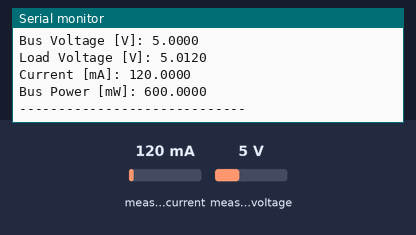
Recording of a sketch running on a simulated ESP32. Shown: the last lines printed to the serial monitor. The inputs (shaded band) are chosen by the test bench; at power-on: measured current 120 mA, measured voltage 5 V. Storage starts empty.

Above: at 1.2 s.
1.3 s: measured current set to 40 mA
At 3.7 s:
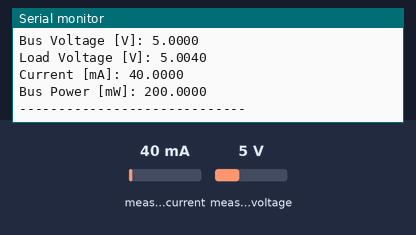
6.3 s: measured voltage set to 0.3 V
7.8 s: measured current set to 500 mA
At 9.8 s:
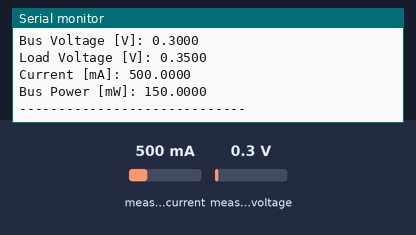
Timing chart, 0 to 11.3 s (numbered marks = the images above; inputs shaded):
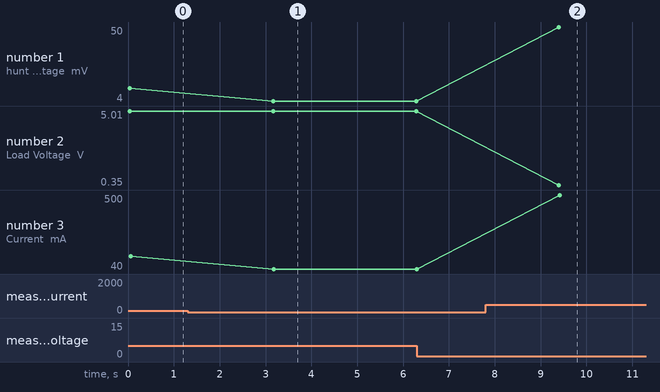

The sketch:

INA226_SD.ino
```cpp
/***************************************************************************
 * INA226 + SD card example for ESP32
 * Guarda lecturas de voltaje, corriente y potencia en una microSD
 ***************************************************************************/

#include <Wire.h>
#include <INA226_WE.h>
#include <SD.h>
#include <SPI.h>

#define I2C_ADDRESS 0x40   // Dirección I2C del INA226
#define SD_CS 5            // Pin CS del módulo SD (ajustar según tu placa)

INA226_WE ina226 = INA226_WE(I2C_ADDRESS);

File dataFile;

void setup() {
  Serial.begin(9600);
  Wire.begin();

  // Inicializar INA226
  if (!ina226.init()) {
    Serial.println("Error: no se pudo inicializar INA226. Verifica conexiones.");
    while (1) {}
  }
  ina226.waitUntilConversionCompleted();

  // Inicializar SD
  if (!SD.begin(SD_CS)) {
    Serial.println("Error al inicializar la SD");
    while (1) {}
  }
  Serial.println("SD iniciada correctamente");

  // Crear archivo CSV y agregar encabezados
  dataFile = SD.open("ina226_data.csv", FILE_WRITE);
  if (dataFile) {
    dataFile.println("ShuntVoltage_mV,BusVoltage_V,LoadVoltage_V,Current_mA,BusPower_mW");
    dataFile.close();
  } else {
    Serial.println("Error creando archivo CSV");
  }
}

void loop() {
  float shuntVoltage_mV = ina226.getShuntVoltage_mV();
  float busVoltage_V    = ina226.getBusVoltage_V();
  float current_mA      = ina226.getCurrent_mA();
  float power_mW        = ina226.getBusPower();
  float loadVoltage_V   = busVoltage_V + (shuntVoltage_mV / 1000.0);

  // Mostrar datos en Serial
  Serial.print("Shunt Voltage [mV]: "); Serial.println(shuntVoltage_mV, 4);
  Serial.print("Bus Voltage [V]: "); Serial.println(busVoltage_V, 4);
  Serial.print("Load Voltage [V]: "); Serial.println(loadVoltage_V, 4);
  Serial.print("Current [mA]: "); Serial.println(current_mA, 4);
  Serial.print("Bus Power [mW]: "); Serial.println(power_mW, 4);
  Serial.println("-----------------------------");

  // Guardar datos en SD
  dataFile = SD.open("ina226_data.csv", FILE_APPEND);
  if (dataFile) {
    dataFile.print(shuntVoltage_mV, 4); dataFile.print(",");
    dataFile.print(busVoltage_V, 4);    dataFile.print(",");
    dataFile.print(loadVoltage_V, 4);   dataFile.print(",");
    dataFile.print(current_mA, 4);      dataFile.print(",");
    dataFile.println(power_mW, 4);
    dataFile.close();
  } else {
    Serial.println("Error abriendo archivo para escribir");
  }

  delay(3000); // Espera 3 segundos entre mediciones
}
```

Measured:
- after the input at 1.3 s, the serial monitor: prints a new line after 1.9 s (image 1)
- after the input at 7.8 s, the serial monitor: prints a new line after 1.6 s (image 2)
- plotted number 1: 12 → 4 after the input at 1.3 s, 4 → 50 after the input at 7.8 s
- plotted number 2: 5.01 → 5 after the input at 1.3 s, 5 → 0.35 after the input at 7.8 s
- plotted number 3: 120 → 40 after the input at 1.3 s, 40 → 500 after the input at 7.8 s
